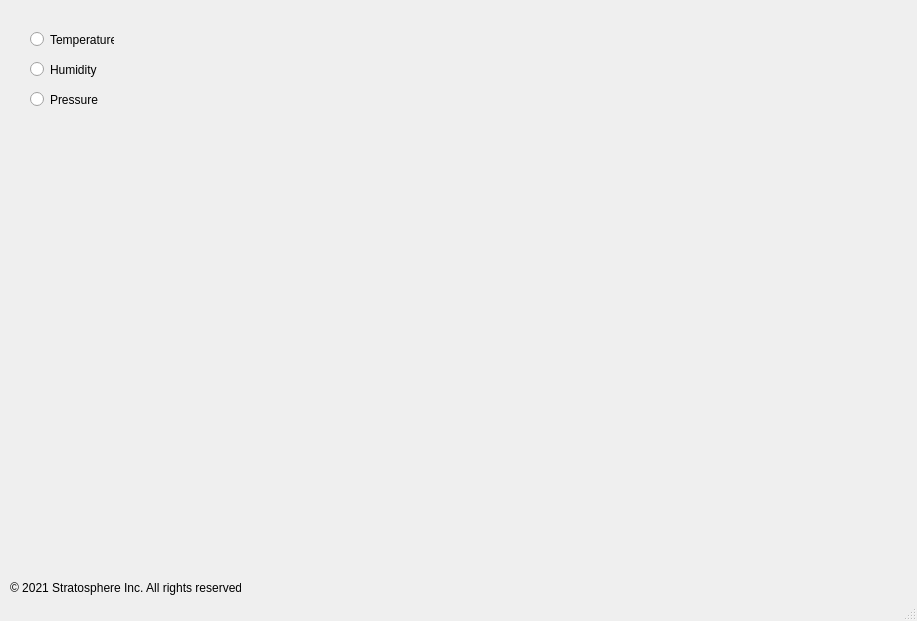
<?xml version="1.0" encoding="UTF-8"?>
<ui version="4.0">
 <class>MainWindow</class>
 <widget class="QMainWindow" name="MainWindow">
  <property name="geometry">
   <rect>
    <x>0</x>
    <y>0</y>
    <width>917</width>
    <height>621</height>
   </rect>
  </property>
  <property name="windowTitle">
   <string>MainWindow</string>
  </property>
  <widget class="QWidget" name="centralwidget">
   <widget class="QFrame" name="graphTemperature">
    <property name="geometry">
     <rect>
      <x>240</x>
      <y>10</y>
      <width>881</width>
      <height>591</height>
     </rect>
    </property>
    <layout class="QHBoxLayout" name="horizontalLayout"/>
   </widget>
   <widget class="QFrame" name="graphHumidity">
    <property name="geometry">
     <rect>
      <x>240</x>
      <y>10</y>
      <width>881</width>
      <height>591</height>
     </rect>
    </property>
    <layout class="QHBoxLayout" name="horizontalLayout_2"/>
   </widget>
   <widget class="QFrame" name="graphPressure">
    <property name="geometry">
     <rect>
      <x>240</x>
      <y>10</y>
      <width>881</width>
      <height>591</height>
     </rect>
    </property>
    <layout class="QHBoxLayout" name="horizontalLayout_3"/>
   </widget>
   <widget class="QRadioButton" name="TempRadioBtn">
    <property name="geometry">
     <rect>
      <x>30</x>
      <y>30</y>
      <width>84</width>
      <height>19</height>
     </rect>
    </property>
    <property name="text">
     <string>Temperature</string>
    </property>
   </widget>
   <widget class="QRadioButton" name="HumidRadioBtn">
    <property name="geometry">
     <rect>
      <x>30</x>
      <y>60</y>
      <width>84</width>
      <height>19</height>
     </rect>
    </property>
    <property name="text">
     <string>Humidity</string>
    </property>
   </widget>
   <widget class="QRadioButton" name="PresRadioBtn">
    <property name="geometry">
     <rect>
      <x>30</x>
      <y>90</y>
      <width>84</width>
      <height>19</height>
     </rect>
    </property>
    <property name="text">
     <string>Pressure</string>
    </property>
   </widget>
   <widget class="QLabel" name="LogoLabel">
    <property name="geometry">
     <rect>
      <x>10</x>
      <y>350</y>
      <width>231</width>
      <height>231</height>
     </rect>
    </property>
    <property name="text">
     <string/>
    </property>
    <property name="textFormat">
     <enum>Qt::RichText</enum>
    </property>
    <property name="pixmap">
     <pixmap>../../../../OneDrive - Avans Hogeschool/Project Weerstation/3 - Application/Logo.jpg</pixmap>
    </property>
   </widget>
   <widget class="QLabel" name="label">
    <property name="geometry">
     <rect>
      <x>10</x>
      <y>580</y>
      <width>231</width>
      <height>16</height>
     </rect>
    </property>
    <property name="text">
     <string>© 2021 Stratosphere Inc. All rights reserved.</string>
    </property>
   </widget>
  </widget>
  <widget class="QMenuBar" name="menubar">
   <property name="geometry">
    <rect>
     <x>0</x>
     <y>0</y>
     <width>917</width>
     <height>20</height>
    </rect>
   </property>
  </widget>
  <widget class="QStatusBar" name="statusbar"/>
 </widget>
 <resources/>
 <connections/>
</ui>
